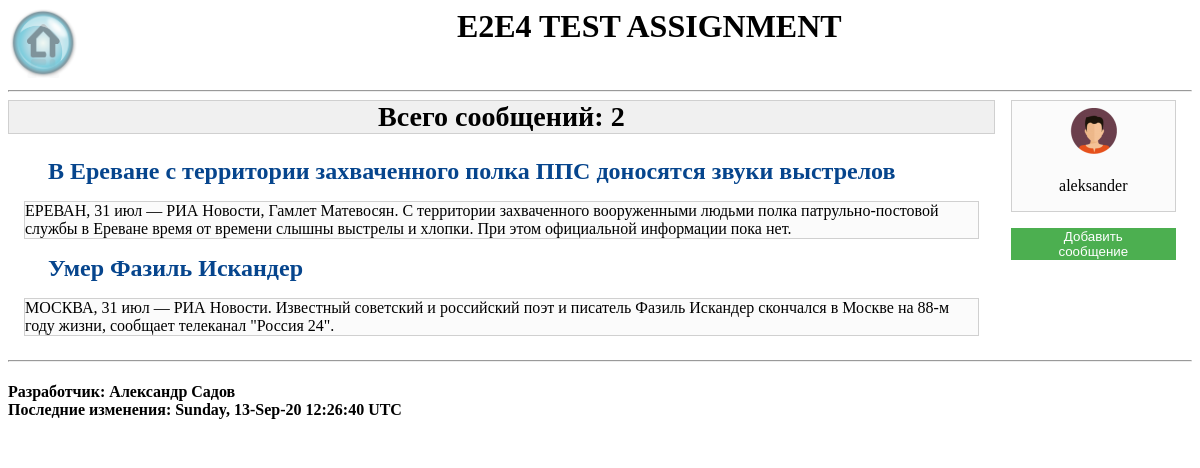
The page / on the database its author committed.
### tables this page shows
CREATE TABLE `messages` (
  `id` int(6) UNSIGNED NOT NULL,
  `header` varchar(500) NOT NULL,
  `text` text NOT NULL,
  `brief` varchar(1000) NOT NULL,
  `author` varchar(100) NOT NULL DEFAULT 'aleksander'
);

### core/controller/FrontController.php (called while the page is built, shortened)
<?php
class FrontController extends Controller
{
    private $controller_name;
    private $controller_class;
    private $controller_action;
    public function __construct($default_controller, $default_action)
    {
        if (!class_exists($this->controller_class) || !method_exists($this->controller_class, $this->controller_action))
        {
            $this->controller_name = preg_replace("/Controller/", "", $default_controller);
            $this->controller_class = $default_controller;
            $this->controller_action = $default_action;
        }
    }
    final public function dispatch()
    {
        $controller = new $this->controller_class();
        $controller->view = new $this->view_name();
        $controller->model = new $this->model_name();
        $action = $this->controller_action;
        $controller->$action();
        $main_template_path = strtolower($this->controller_name) . "/" . strtolower($this->controller_action);
        $controller->view->main_template = $main_template_path;
        $controller->view->render();
    }
}

### app/public/index.php (called while the page is built, shortened)
<?php
    $controller_front = new FrontController("MessagesController", "Index");
    $controller_front->dispatch();

### index.php (called while the page is built, shortened)
<?php
    require "app/public/index.php";

### core/model/database/Database.php (called while the page is built, shortened)
<?php
    abstract class Database
    {
        private $sqli;
        protected function __construct()
        {
            $this->credentials = array(
            "host" => DB_HOST,
            "user" => DB_USER,
            "password" => DB_PASSWORD,
            "database" => DB_NAME);
            try {
                $this->sqli = new mysqli(
                        $this->credentials["host"],
                        $this->credentials["user"],
                        $this->credentials["password"],
                        $this->credentials["database"]);
            } catch (Exception $ex) {
                echo "<pre>{$ex}</pre>";
                exit;
            }
            $this->sqli->set_charset('utf8');
        }
        final protected function buildOutputArray($result)
        {
            $output_result = array();
            if (is_bool($result))
            {
                return $result;
            }
            else
            {
                if ($result->num_rows > 0)
                {
                    while($row = $result->fetch_array())
                    {
                        array_push($output_result, $row);
                    }
                }
                else
                {
                    return null;
                }
            }
            return $output_result;
        }
        final protected function sqlQuery($sql)
        {
            $result = $this->sqli->query($sql);
            return $this->buildOutputArray($result);
        }
        final protected function selectRows(
                $table_name,
                $select,
                $where = NULL,
                $order_by = NULL,
                $type_of_order = NULL)
        {
            $sql =  "SELECT $select " .
                    "FROM $table_name ";
            $sql .= !empty($where) ?
                    "WHERE $where " : "";
            $sql .= !empty($order_by) ?
                    "ORDER BY $order_by " : "";
            $sql .= !empty($type_of_order) ?
                    "$type_of_order" : "";
            $sql .= ";";
            return $this->sqlQuery($sql);
        }
    }

### core/model/table/Table.php (called while the page is built, shortened)
<?php
    abstract class Table extends Database
    {
        protected $table_name;
        public function __construct()
        {
            $this->table_name = strtolower(preg_replace("/Table/", "", get_class($this)));
        }
        final private function processResult($result)
        {
            if (isset($result) && !empty($result))
            {
                $objects = [];
                foreach($result as $row)
                {
                    $object = new $this->object_name($row);
                    array_push($objects, $object);
                }
                return $objects;
            }
            return [];
        }
        final public function select(
                $selection,
                $where_clause = NULL,
                $order_by = NULL,
                $type_of_order = NULL)
        {
            $result =  parent::SelectRows(
                    $this->table_name,
                    $selection,
                    $where_clause,
                    $order_by,
                    $type_of_order);
            return $this->processResult($result);
        }
        final public function getAll()
        {
            return $this->select("*", null, 'id', 'DESC');
        }
    }

### app/controller/MessagesController.php (called while the page is built, shortened)
<?php
class MessagesController extends Controller
{
    public function index()
    {
        $this->view->vars["messages_count"] = $this->model->count();
        $this->view->vars["messages"] = $this->model->getAll();
    }
}

### core/model/entity/Entity.php (called while the page is built, shortened)
<?php
abstract class Entity implements ArrayAccess
{
    protected $container = [];
    public function set($property, $value)
    {
        if ($property != "container")
        {
            $this->container[$property] = $value;
        }
    }
    public function offsetGet($offset)
    {
        return isset($this->container[$offset]) ? $this->container[$offset] : null;
    }
}

### app/templates/elements/message_brief.php (the view)
<div class="message_brief boxed_content boxed_border">
    <?php echo $this->vars["message"]["brief"]; ?>
</div>

### core/view/View.php (shortened to what this page needs)
<?php
    abstract class View
    {
        public $main_template;
        final public function loadTemplate($template)
        {
            try {
                $path = ROOT_DIR . "templates/elements/" . $template . ".php";
                if (file_exists($path)) {
                    include($path);
                } else {
                    $message = "Не удалось загрузить шаблон элемента: {$template}" . PHP_EOL .
                            "Путь к файлу: {$path}" . PHP_EOL;
                    throw new Exception($message);
                }
            } catch (Exception $ex) {
                echo "<pre>{$ex}</pre>";
                exit;
            }
        }
        final public function render()
        {
            try {
                $path = ROOT_DIR . "templates/layout.php";
                if (file_exists($path)) {
                    include_once($path);
                } else {
                    $message = "Не удалось загрузить шаблон страницы" . PHP_EOL .
                            "Путь к файлу: {$path}" . PHP_EOL;
                    throw new Exception($message);
                }
            } catch (Exception $ex) {
                echo "<pre>{$ex}</pre>";
                exit;
            }
        }
        final public function loadContent()
        {
            try {
                $path = ROOT_DIR . "templates/" . $this->main_template . ".php";
                if (file_exists($path)) {
                    include_once($path);
                } else {
                    $message = "Не удалось загрузить контент страницы: {$this->main_template}" . PHP_EOL .
                            "Путь к файлу: {$path}" . PHP_EOL;
                    throw new Exception($message);
                }
            } catch (Exception $ex) {
                echo "<pre>{$ex}</pre>";
                exit;
            }
        }
        final public function loadStylesheet($stylesheet = "main")
        {
            try {
                $path = ROOT_DIR . "public/styles/main.css";
                if (file_exists($path)) {
                    $html = "<link type='text/css' rel='stylesheet'
                        href='" . ROOT_URL . "styles/" . $stylesheet . ".css' />";
                    echo $html;
                } else {
                    $message = "Не удалось загрузить css стили" . PHP_EOL .
                            "Путь к файлу: {$path}" . PHP_EOL;
                    throw new Exception($message);
                }
            } catch (Exception $ex) {
                echo "<pre>{$ex}</pre>";
                exit;
            }
        }
    }

### app/templates/layout.php (shortened to what this page needs)
<!DOCTYPE html>
<html lang="ru">
    <head>
        <?php $this->loadStylesheet(); ?>
    </head>
    <body>
        <div id="whole_page">
            <div class="row">
                <div id="header_section" class="col-12">
                    <?php $this->loadTemplate("header"); ?>
                </div>
            </div>
            <?php $this->loadContent(); ?>
            <div class="row">
                <div id="footer_section" class="col-12">
                    <?php $this->loadTemplate("footer"); ?>
                </div>
            </div>
        </div>
    </body>
</html>

### app/templates/elements/header.php
<div
    class="row"
    id="header">
        <div class="col-1">
        <a href="index.php?controller=Messages&action=Index" >
            <img
                src='<?php echo ROOT_URL . "images/header.png";?>'
                alt="home_index" /></a>
        </div>
        <div class="col-11">
            <h1><?php echo "E2E4 TEST ASSIGNMENT"; ?></h1>
        </div>
</div>
<hr />

### app/templates/messages/index.php (shortened to what this page needs)
<div class="row">
    <div id="main_section" class="col-10" >
        <?php $this->loadTemplate("main_section_header"); ?>
        <?php foreach($this->vars['messages'] as $message): ?>
            <?php $this->loadTemplate("message_header"); ?>
            <?php $this->loadTemplate("message_brief"); ?>
        <?php endforeach; ?>
    </div>
    <div id="sidebar_right" class="col-2" >
        <?php $this->loadTemplate("user_window"); ?>
        <?php $this->loadTemplate("add_button"); ?>
    </div>
</div>

### app/templates/elements/main_section_header.php
<div
    id="main_section_header"
    class="boxed_content">
    <h3><?php echo $this->vars["main_section_header"]["content"]; ?></h3>
</div>

### app/templates/elements/message_header.php
<div
    class="message_header boxed_content"
    id='<?php echo $this->vars["message"]["id"]; ?>'>
    <a href="index.php?controller=Messages&action=View&id=<?php
            echo $this->vars["message"]["id"]; ?>" >
        <h2><?php echo $this->vars["message"]["header"]; ?></h2>
    </a>
</div>

### app/templates/elements/user_window.php
<?php $user_name = "aleksander";
      $avatar_path = ROOT_URL . "images/man-avatar.png" ;?>
<div class="boxed_content boxed_border" id="user_window">
    <img id="avatar" src="<?php echo $avatar_path;?>"
         alt="account_avatar"/>
    <p id="nickname"> <?php echo $user_name;?> </p>
</div>

### app/templates/elements/add_button.php (shortened to what this page needs)
<div
    class="boxed_content action_button"
    id="add_button">
    <form
        method='GET'>
        <button>
            Добавить <br /> сообщение
        </button>
    </form>
</div>

### app/templates/elements/footer.php
<div
    id="footer">
    <hr />
    <h4><?php echo "Разработчик: Александр Садов<br />" .
            "Последние изменения: " .
            date(DATE_RFC850, filemtime(__FILE__)); ?></h4>
</div>

### app/public/styles/main.css (style rules this page uses)
* { box-sizing: border-box; }
.col-1 { width: 8.33%; }
.col-2 { width: 16.66%; }
.col-10 { width: 83.33%; }
.col-11 { width: 91.66%; }
.col-12 { width: 100%; }
[class*="col-"] { float: left; }
.row::after { content: ""; clear: both; display: block; }
div h1, div h2, div h3 { margin: 0; }
a { text-decoration: none; }
.boxed_content { margin: 1em; }
.boxed_border { background-color: #FBFBFB; border: 0.1em solid #D0D0D0; }
.action_button button { width: 100%; border: 0; }
.message_header h2 { padding-left: 1em; color: #06458D; }
#header img { opacity: 0.5; height: auto; max-width: 100%; max-height: 70px; }
#header h1 { text-align: center; font-size: 2em; }
#main_section_header { background-color: #F0F0F0; font-size: 1.5em; text-align: center; border: 1px solid #D0D0D0; margin-top: 0; margin-left: 0; margin-right: 0; }
#user_window { margin-top: 0; }
#nickname { text-align: center; }
#avatar { display: block; margin: auto; }
#add_button button { color: white; background-color: #4CAF50; }

### rows shown on the page
messages: header "В Ереване с территории захваченного полка ППС доносятся звуки выстрелов", brief "ЕРЕВАН, 31 июл — РИА Новости, Гамлет Матевосян. С территории захваченного вооруженными людьми полка патрульно-постовой службы в Ереване время от времени слышны выстрелы и хлопки. При этом официальной информации пока нет."
messages: header "Умер Фазиль Искандер", brief "МОСКВА, 31 июл — РИА Новости. Известный советский и российский поэт и писатель Фазиль Искандер скончался в Москве на 88-м году жизни, сообщает телеканал \"Россия 24\"."

### other values the page prints
$this->vars["main_section_header"]["content"] "Всего сообщений: 2"
$user_name "aleksander"
date(DATE_RFC850, filemtime(__FILE__)) "Sunday, 13-Sep-20 12:26:40 UTC"
